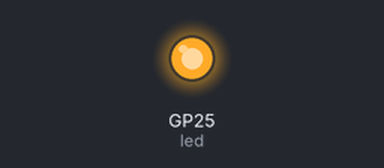
The program below on a simulated Raspberry Pi Pico running MicroPython. On the bench: output pins drawn as LEDs (lit = HIGH).

Above: at 1.5 s.
At 4.5 s:
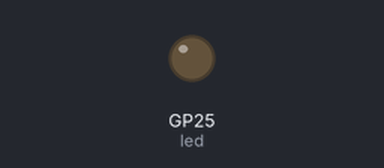
Timing chart, 0 to 7.8 s (numbered marks = the images above):
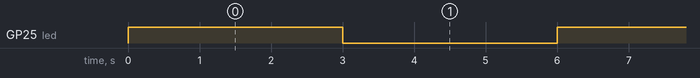

Measured:
- by itself, GP25 (led): alternates HIGH for 3.0 s and LOW for 3.0 s

The program:

blink.py
```python
from machine import Pin
import time
# Note that the file name needs to be "main.py" or it won't run (when saved on the Pico)

led = Pin("LED", Pin.OUT) # Sets LED as an output


while True:
    led.value(1) # Turn LED "on"
    time.sleep(3) # Pause

    led.value(0) # Turn LED "off"
    time.sleep(3) # Pause
```
